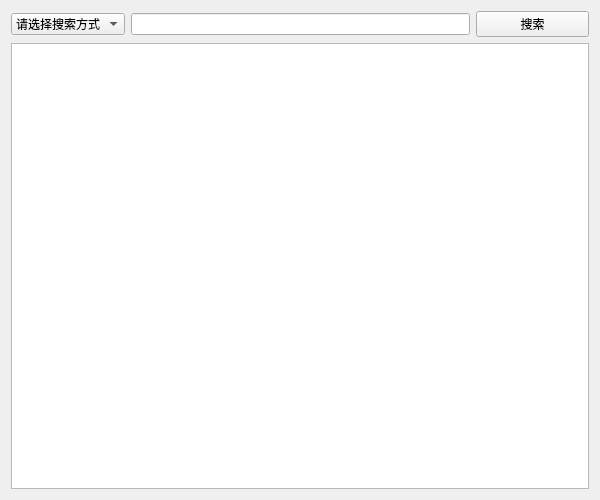
<?xml version="1.0" encoding="UTF-8"?>
<ui version="4.0">
 <class>QueryStudent</class>
 <widget class="QWidget" name="QueryStudent">
  <property name="geometry">
   <rect>
    <x>0</x>
    <y>0</y>
    <width>600</width>
    <height>500</height>
   </rect>
  </property>
  <property name="windowTitle">
   <string>Form</string>
  </property>
  <layout class="QVBoxLayout" name="verticalLayout">
   <item>
    <layout class="QHBoxLayout" name="horizontalLayout" stretch="2,6,2">
     <item>
      <widget class="QComboBox" name="cbbMode">
       <item>
        <property name="text">
         <string>请选择搜索方式</string>
        </property>
       </item>
       <item>
        <property name="text">
         <string>按姓名搜索</string>
        </property>
       </item>
       <item>
        <property name="text">
         <string>按学号搜索</string>
        </property>
       </item>
       <item>
        <property name="text">
         <string>按学院搜索</string>
        </property>
       </item>
      </widget>
     </item>
     <item>
      <widget class="QLineEdit" name="leSearch"/>
     </item>
     <item>
      <widget class="QPushButton" name="btnSearch">
       <property name="text">
        <string>搜索</string>
       </property>
      </widget>
     </item>
    </layout>
   </item>
   <item>
    <widget class="QTableView" name="tvStudent"/>
   </item>
  </layout>
 </widget>
 <resources/>
 <connections/>
</ui>
